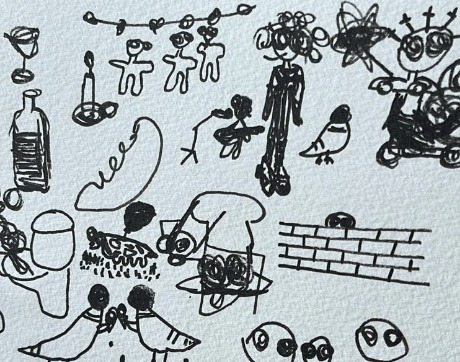
#> input picture assets/drawing.jpg, 460 x 362 px, given as the content of the folder data/collection, which was not available
$ python bee_gaze.py run --target assets/drawing.jpg
#> lines starting #> are read from the running program, lines starting #| are printed output that depends on the picture; pictures that were not available may be replaced by others from this repository, and a replacement may not be noted
"""
Bee Gaze
--------
A machine looks at ~100 works by one artist, learns that artist's visual
vocabulary, and then a colony of artificial bees (Artificial Bee Colony, ABC)
forages over a new image for the places that look most like the artist.
Every time a bee feeds, it paints one of the learned marks. The result is a
new image made only from what the machine learned.

Steps
  1. collect   download public-domain (CC0) works by one artist from The Met
  2. learn     cut every work into small patches and cluster them into a
               vocabulary of marks (k-means)
  3. look      score each region of a target image by how much it resembles
               the artist's signature marks (the machine's learned attention)
  4. forage    ABC bees search that attention map; where they feed, they paint
  5. humans    (later) compare the bees' attention with people's responses

Usage
  python bee_gaze.py collect --artist "Katsushika Hokusai" --n 100
  python bee_gaze.py run --target assets/drawing.jpg
"""

import argparse
import csv
import json
import time
from pathlib import Path

import imageio.v3 as iio
import numpy as np
from PIL import Image, ImageFilter
from sklearn.cluster import MiniBatchKMeans
from sklearn.decomposition import PCA

rng = np.random.default_rng()

PATCH = 16          # size of one "mark" in pixels
VOCAB = 64          # number of marks in the learned vocabulary


# ---------------------------------------------------------------------------
# 1. Collect: public-domain works from The Met Open Access API
# ---------------------------------------------------------------------------

MET = "https://collectionapi.metmuseum.org/public/collection/v1"


# [40 lines left out: function collect, not called in this run]


def load_rgb(path, max_side):
    img = Image.open(path).convert("RGB")
    s = max_side / max(img.size)
    return np.asarray(img.resize((max(PATCH, round(img.width * s)), max(PATCH, round(img.height * s))), Image.LANCZOS))


# ---------------------------------------------------------------------------
# 2. Learn: a vocabulary of marks from the collection
# ---------------------------------------------------------------------------

def random_patches(rgb, k):
    h, w = rgb.shape[:2]
    ys = rng.integers(0, h - PATCH + 1, k)
    xs = rng.integers(0, w - PATCH + 1, k)
    return np.stack([rgb[y:y + PATCH, x:x + PATCH] for y, x in zip(ys, xs)])


def features(patches):
    """Describe each patch by its shape (normalised grey values) and its colour."""
    p = patches.astype(np.float32) / 255.0
    grey = p.mean(axis=3).reshape(len(p), -1)
    shape = grey - grey.mean(1, keepdims=True)
    shape /= np.linalg.norm(shape, axis=1, keepdims=True) + 1e-6
    colour = p.reshape(len(p), -1, 3).mean(1)
    return np.hstack([shape, colour * 2.0])


class Vocabulary:
    def __init__(self, folder, per_image=400, side=320):
        files = sorted(Path(folder).glob("*.jpg")) + sorted(Path(folder).glob("*.png"))
        if not files:
            raise SystemExit(f"No images found in {folder}. Run the collect step first.")
        patches = np.concatenate([random_patches(load_rgb(f, side), per_image) for f in files])
        print(f"Learning from {len(files)} works, {len(patches)} patches")

        feats = features(patches)
        self.pca = PCA(n_components=32, random_state=0).fit(feats)
        z = self.pca.transform(feats)
        self.kmeans = MiniBatchKMeans(n_clusters=VOCAB, random_state=0, n_init=3, batch_size=4096).fit(z)
        labels = self.kmeans.labels_

        # how common each mark is; rarer marks are more "signature"
        counts = np.bincount(labels, minlength=VOCAB)
        self.signature = np.log(len(labels) / (counts + 1))
        self.signature /= self.signature.max()

        # keep a few real examples of each mark, closest to the cluster centre
        dist = np.linalg.norm(z - self.kmeans.cluster_centers_[labels], axis=1)
        self.typical_distance = np.median(dist)
        self.examples = []
        for c in range(VOCAB):
            idx = np.flatnonzero(labels == c)
            idx = idx[np.argsort(dist[idx])[:8]] if len(idx) else rng.integers(0, len(patches), 1)
            self.examples.append(patches[idx])
        self.paper = np.percentile(patches.reshape(-1, 3), 90, axis=0)  # the collection's background tone
        self.n_works = len(files)

    def describe(self, patches):
        z = self.pca.transform(features(patches))
        d = np.linalg.norm(z[:, None] - self.kmeans.cluster_centers_[None], axis=2)
        return d.argmin(1), d.min(1)

    def sheet(self, scale=3):
        """A contact sheet of the learned marks."""
        cols = 8
        tile = PATCH * scale
        sheet = Image.new("RGB", (cols * (tile + 4) + 4, (VOCAB // cols) * (tile + 4) + 4), (14, 15, 20))
        order = np.argsort(-self.signature)
        for i, c in enumerate(order):
            mark = Image.fromarray(self.examples[c][0]).resize((tile, tile), Image.NEAREST)
            sheet.paste(mark, (4 + (i % cols) * (tile + 4), 4 + (i // cols) * (tile + 4)))
        return sheet


# ---------------------------------------------------------------------------
# 3. Look: the machine's learned attention on a target image
# ---------------------------------------------------------------------------

def learned_attention(vocab, target, stride=4):
    """For each region: how much it looks like the artist's signature marks."""
    h, w = target.shape[:2]
    ys = np.arange(0, h - PATCH + 1, stride)
    xs = np.arange(0, w - PATCH + 1, stride)
    grid = np.stack([target[y:y + PATCH, x:x + PATCH] for y in ys for x in xs])
    label, dist = vocab.describe(grid)
    likeness = np.exp(-dist / vocab.typical_distance)
    # empty paper has no nectar: only regions with some mark in them count
    contrast = grid.astype(np.float32).mean(axis=3).reshape(len(grid), -1).std(1)
    marked = np.clip(contrast / (np.percentile(contrast, 90) + 1e-6), 0, 1)
    score = (likeness * (0.2 + 0.8 * vocab.signature[label]) * marked).reshape(len(ys), len(xs))
    label = label.reshape(len(ys), len(xs))

    att = Image.fromarray((score / score.max() * 255).astype(np.uint8)).resize((w, h), Image.BILINEAR)
    att = np.asarray(att.filter(ImageFilter.GaussianBlur(3)), np.float32) / 255.0
    return att ** 1.5, label, stride


# ---------------------------------------------------------------------------
# 4. Forage: Artificial Bee Colony (Karaboga, 2005) on the attention map
# ---------------------------------------------------------------------------

class BeeColony:
    """
    Food sources are places in the image; their nectar is the learned attention.
    Employed bees refine their own source, onlookers pick sources in proportion
    to nectar, and a source abandoned after `limit` failed tries is replaced by a
    scout's random find. Fed places lose some nectar, so the colony moves on.
    """

    def __init__(self, attention, n_sources=40, limit=15):
        self.att = attention.copy()
        self.full = attention.copy()       # nectar never regrows beyond what the flower had
        self.use, self.regrow = 0.97, 0.01
        self.h, self.w = attention.shape
        self.n, self.limit = n_sources, limit
        self.src = rng.random((self.n, 2)) * [self.w - 1, self.h - 1]
        self.trials = np.zeros(self.n, int)
        self.visits = np.zeros_like(attention)
        self.fed = []  # places where a bee fed in this cycle

    def nectar(self, p):
        return float(self.att[int(p[1]), int(p[0])])

    def clip(self, p):
        return np.clip(p, [0, 0], [self.w - 1, self.h - 1])

    def try_neighbour(self, i):
        k = rng.choice([j for j in range(self.n) if j != i])
        d = rng.integers(2)
        v = self.src[i].copy()
        v[d] += rng.uniform(-1, 1) * (self.src[i][d] - self.src[k][d])
        v = self.clip(v + rng.normal(0, 2, 2))
        if self.nectar(v) > self.nectar(self.src[i]):
            self.src[i], self.trials[i] = v, 0
        else:
            self.trials[i] += 1
        self.feed(self.src[i])

    def feed(self, p):
        x, y = int(p[0]), int(p[1])
        self.visits[y, x] += 1
        self.fed.append((x, y))
        y0, y1, x0, x1 = max(0, y - 6), y + 7, max(0, x - 6), x + 7
        self.att[y0:y1, x0:x1] *= self.use  # nectar is used up here for a while

    def cycle(self):
        self.fed = []
        for i in range(self.n):                     # employed bees
            self.try_neighbour(i)
        nectar = np.array([self.nectar(s) for s in self.src]) + 1e-6
        for i in rng.choice(self.n, self.n, p=nectar / nectar.sum()):  # onlooker bees
            self.try_neighbour(i)
        for i in np.flatnonzero(self.trials > self.limit):            # scout bees
            self.src[i] = rng.random(2) * [self.w - 1, self.h - 1]
            self.trials[i] = 0
        self.att += (self.full - self.att) * self.regrow  # nectar slowly regrows


# ---------------------------------------------------------------------------
# 5. Paint: every feeding leaves one learned mark
# ---------------------------------------------------------------------------

class Canvas:
    def __init__(self, vocab, target, labels, stride):
        self.vocab, self.target, self.labels, self.stride = vocab, target, labels, stride
        h, w = target.shape[:2]
        self.img = np.ones((h, w, 3), np.float32) * vocab.paper
        r = np.linspace(-1, 1, PATCH)
        self.mask = np.clip(1 - np.hypot(*np.meshgrid(r, r)), 0, 1)[..., None] * 0.75  # soft round brush

    def paint(self, x, y):
        h, w = self.img.shape[:2]
        x0 = min(max(0, x - PATCH // 2), w - PATCH)
        y0 = min(max(0, y - PATCH // 2), h - PATCH)
        gy = min(y0 // self.stride, self.labels.shape[0] - 1)
        gx = min(x0 // self.stride, self.labels.shape[1] - 1)
        examples = self.vocab.examples[self.labels[gy, gx]]
        mark = examples[rng.integers(len(examples))].astype(np.float32)
        region = self.img[y0:y0 + PATCH, x0:x0 + PATCH]
        region[:] = region * (1 - self.mask) + mark * self.mask

    def frame(self):
        return self.img.clip(0, 255).astype(np.uint8)


def heat_overlay(target, values, colour=(255, 196, 64)):
    v = np.asarray(Image.fromarray((values / (values.max() + 1e-6) * 255).astype(np.uint8)).filter(ImageFilter.GaussianBlur(4)), np.float32) / 255
    v = np.sqrt(v / (v.max() + 1e-6))[..., None]
    base = target.astype(np.float32) * 0.3
    return Image.fromarray((base * (1 - v) + np.array(colour) * v).clip(0, 255).astype(np.uint8))


# ---------------------------------------------------------------------------
# 6. Humans (to do): compare the colony's attention with people's responses
# ---------------------------------------------------------------------------

# [8 lines left out: function compare_with_humans, not called in this run]


# ---------------------------------------------------------------------------
# Run
# ---------------------------------------------------------------------------

def run(collection, target_path, out="out", cycles=500, sources=40, seed=None, fps=30):
    global rng
    rng = np.random.default_rng(seed)
    out = Path(out)
    out.mkdir(parents=True, exist_ok=True)

    vocab = Vocabulary(collection)
    vocab.sheet().save(out / "1_vocabulary.png")

    target = load_rgb(target_path, 640)
    h, w = target.shape[0] - target.shape[0] % 2, target.shape[1] - target.shape[1] % 2
    target = np.ascontiguousarray(target[:h, :w])
    attention, labels, stride = learned_attention(vocab, target)
    heat_overlay(target, attention).save(out / "2_learned_attention.png")

    colony = BeeColony(attention, n_sources=sources)
    canvas = Canvas(vocab, target, labels, stride)
    frames = []
    for c in range(cycles):
        colony.cycle()
        for x, y in colony.fed:
            canvas.paint(x, y)
        if c % 2 == 0:
            frames.append(canvas.frame())
        if c % 100 == 0:
            print(f"cycle {c:4d}/{cycles}")

    Image.fromarray(canvas.frame()).save(out / "4_bee_painting.png")
    heat_overlay(target, colony.visits).save(out / "3_bee_visits.png")
    np.save(out / "bee_visits.npy", colony.visits)
    iio.imwrite(out / "5_bees_painting.mp4", np.stack(frames), fps=fps, codec="libx264", macro_block_size=1)
    json.dump({"collection": str(collection), "works_learned_from": vocab.n_works, "target": str(target_path),
               "cycles": cycles, "food_sources": sources, "seed": seed}, open(out / "run.json", "w"), indent=2)
    print(f"Saved results in {out}/")


def main():
    ap = argparse.ArgumentParser(description="Bee Gaze: a bee colony paints with an artist's learned marks")
    sub = ap.add_subparsers(dest="cmd", required=True)
    c = sub.add_parser("collect", help="download public-domain works from The Met")
    c.add_argument("--artist", default="Katsushika Hokusai")
    c.add_argument("--n", type=int, default=100)
    c.add_argument("--out", default="data/collection")
    r = sub.add_parser("run", help="learn, look, forage and paint")
    r.add_argument("--collection", default="data/collection")
    r.add_argument("--target", default=str(Path(__file__).parent.parent / "assets" / "drawing.jpg"))
    r.add_argument("--out", default="out")
    r.add_argument("--cycles", type=int, default=500)
    r.add_argument("--sources", type=int, default=40)
    r.add_argument("--seed", type=int)
    a = ap.parse_args()
    if a.cmd == "collect":
        collect(a.artist, a.n, a.out)
    else:
        run(a.collection, a.target, a.out, a.cycles, a.sources, a.seed)
#> in load_rgb, img is the input picture: PIL image 460x362 RGB; mean R, G, B 166.4, 175.3, 178.5
#> in random_patches, `h, w = rgb.shape[:2]`: h = 252; w = 320
#> in random_patches, `ys = rng.integers(0, h - PATCH + 1, k)`: ys = 400 values, max 236 at index 143, min 0 at index 108, mean 111.9
#> in random_patches, `xs = rng.integers(0, w - PATCH + 1, k)`: xs = 400 values, max 304 at index 214, min 1 at index 353, mean 156.3
#| Learning from 1 works, 400 patches
#> in features, `shape /= np.linalg.norm(shape, axis=1, keepdims=True) + 1e-6`:
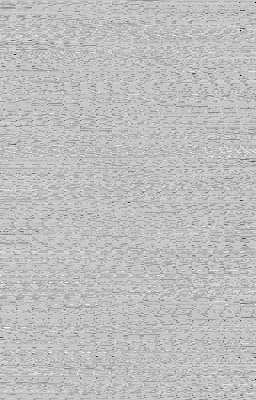
#> shape: shape (400, 256) float32; min -0.778, max 0.26, mean 2.53e-09; drawn with min black and max white
#> in features, `colour = p.reshape(len(p), -1, 3).mean(1)`: colour = 400 rows, first 8: [0.748, 0.787, 0.805], [0.365, 0.387, 0.399], [0.82, 0.864, 0.885], [0.596, 0.627, 0.641], [0.659, 0.69, 0.7], [0.626, 0.661, 0.671], [0.711, 0.751, 0.77], [0.739, 0.778, 0.787]
#> in __init__, `labels = self.kmeans.labels_`: labels = 400 values, max 63 at index 11, min 0 at index 57, mean 29.11
#> in __init__, `counts = np.bincount(labels, minlength=VOCAB)`: counts = 64 values, max 16 at index 37, min 1 at index 26, mean 6.25
#> in __init__, `self.signature = np.log(len(labels) / (counts + 1))`: self.signature = 64 values, max 5.3 at index 26, min 3.16 at index 37, mean 4.11
#> in __init__, `self.signature /= self.signature.max()`: self.signature = 64 values, max 1 at index 26, min 0.596 at index 37, mean 0.776
#> in __init__, `dist = np.linalg.norm(z - self.kmeans.cluster_centers_[labels], axis=1)`: dist = 400 values, max 0.858 at index 306, min 1.51e-07 at index 316, mean 0.572
#> in __init__, `self.typical_distance = np.median(dist)`: self.typical_distance = 0.587
#> the loop in __init__, `for c in range(VOCAB):` made 64 passes
#> idx on passes 1 to 12: [277, 57, 362, 230, 369], [311, 286, 380, 55, 62, 271, 37, 232], [89, 220, 122, 340, 184], [314, 5, 101, 60], [391, 12, 331, 253, 190, 176, 113, 78], [379, 2, 341, 357, 293], [256, 397, 205, 349, 167, 344, 300, 217], [86, 140, 27, 103, 333, 336], [72, 6, 313, 345, 355, 143, 264, 213], [303, 159, 10, 346, 28, 238, 317, 200], [50, 32, 127, 137, 195, 26, 132, 48], [301, 284, 94, 98]
#> after the loop in __init__, `for c in range(VOCAB):`: self.examples = 64 items
#> in __init__, `self.paper = np.percentile(patches.reshape(-1, 3), 90, axis=0)  # the ..`: self.paper = [219, 230, 234]
#> in sheet, `sheet = Image.new("RGB", (cols * (tile + 4) + 4, (VOCAB // cols) * (ti..`:
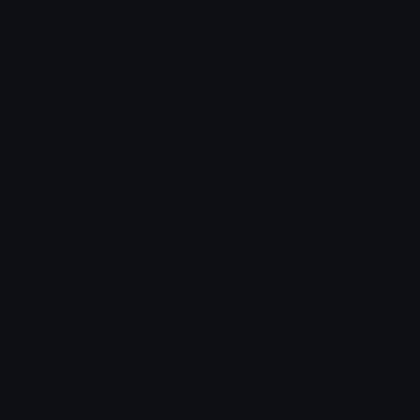
#> sheet: PIL image 420x420 RGB; mean R, G, B 14, 15, 20
#> in sheet, `order = np.argsort(-self.signature)`: order = 64 values, max 63 at index 28, min 0 at index 23, mean 31.5
#> the loop in sheet, `for i, c in enumerate(order):` made 64 passes
#> c on passes 1 to 12: 26, 28, 47, 20, 42, 46, 36, 16, 52, 59, 45, 41
#> after the loop in sheet, `for i, c in enumerate(order):`:
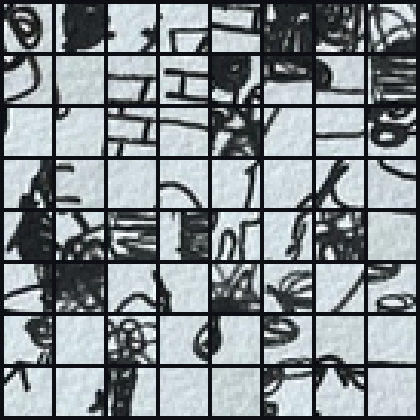
#> sheet: PIL image 420x420 RGB; mean R, G, B 132.9, 140, 143.4
#> in learned_attention, `label, dist = vocab.describe(grid)`: label = 19311 values, max 63 at index 10, min 0 at index 396, mean 29.99; dist = 19311 values, max 1.13 at index 6901, min 0.223 at index 15713, mean 0.745
#> in learned_attention, `likeness = np.exp(-dist / vocab.typical_distance)`: likeness = 19311 values, max 0.684 at index 15713, min 0.146 at index 6901, mean 0.288
#> in learned_attention, `contrast = grid.astype(np.float32).mean(axis=3).reshape(len(grid), -1)..`: contrast = 19311 values, max 91.13 at index 16529, min 4.72 at index 9533, mean 46.48
#> in learned_attention, `marked = np.clip(contrast / (np.percentile(contrast, 90) + 1e-6), 0, 1)`: marked = 19311 values, max 1 at index 83, min 0.0572 at index 9533, mean 0.56
#> in learned_attention, `att = np.asarray(att.filter(ImageFilter.GaussianBlur(3)), np.float32) ..`:
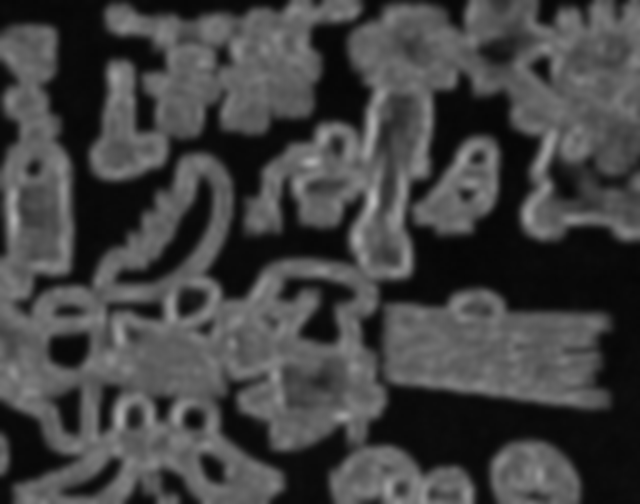
#> att: shape (504, 640) float32; min 0.0196, max 0.729, mean 0.262
#> in run, `attention, labels, stride = learned_attention(vocab, target)`:
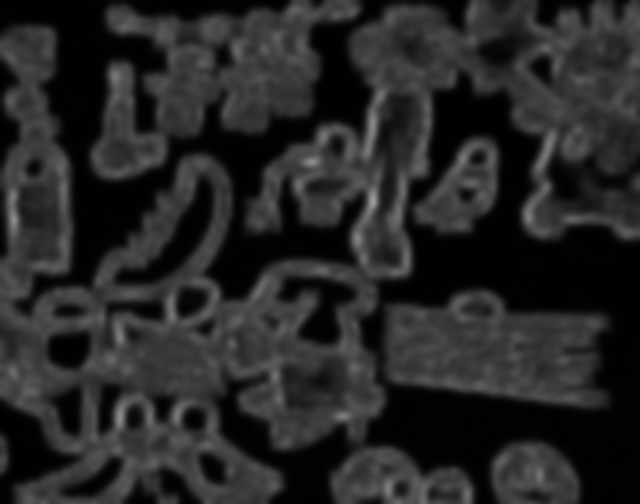
#> attention: shape (504, 640) float32; min 0.00275, max 0.623, mean 0.154
#> in run, `attention, labels, stride = learned_attention(vocab, target)`: stride = 4
#> in heat_overlay, `return Image.fromarray((base * (1 - v) + np.array(colour) * v).clip(0,..`:
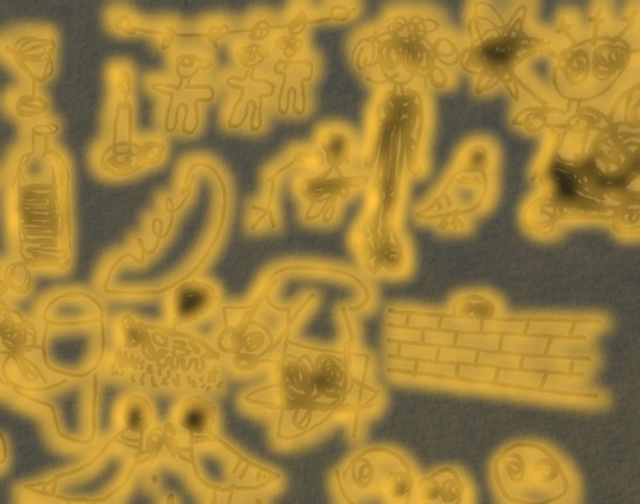
#> returned value: PIL image 640x504 RGB; mean R, G, B 159.1, 129.5, 60.6
#> call 2 of heat_overlay, with colour = (255, 196, 64)
#> in heat_overlay (call 2), `return Image.fromarray((base * (1 - v) + np.array(colour) * v).clip(0,..`:
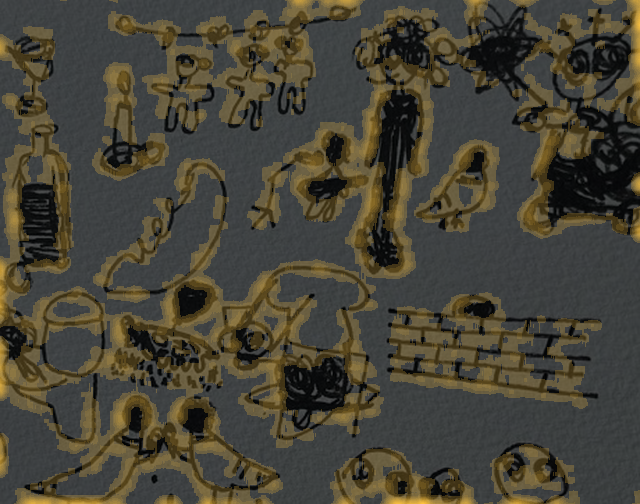
#> returned value: PIL image 640x504 RGB; mean R, G, B 71.7, 67.9, 54.9


if __name__ == "__main__":
#> (the run stopped early here; a loop or call above may not have finished)
